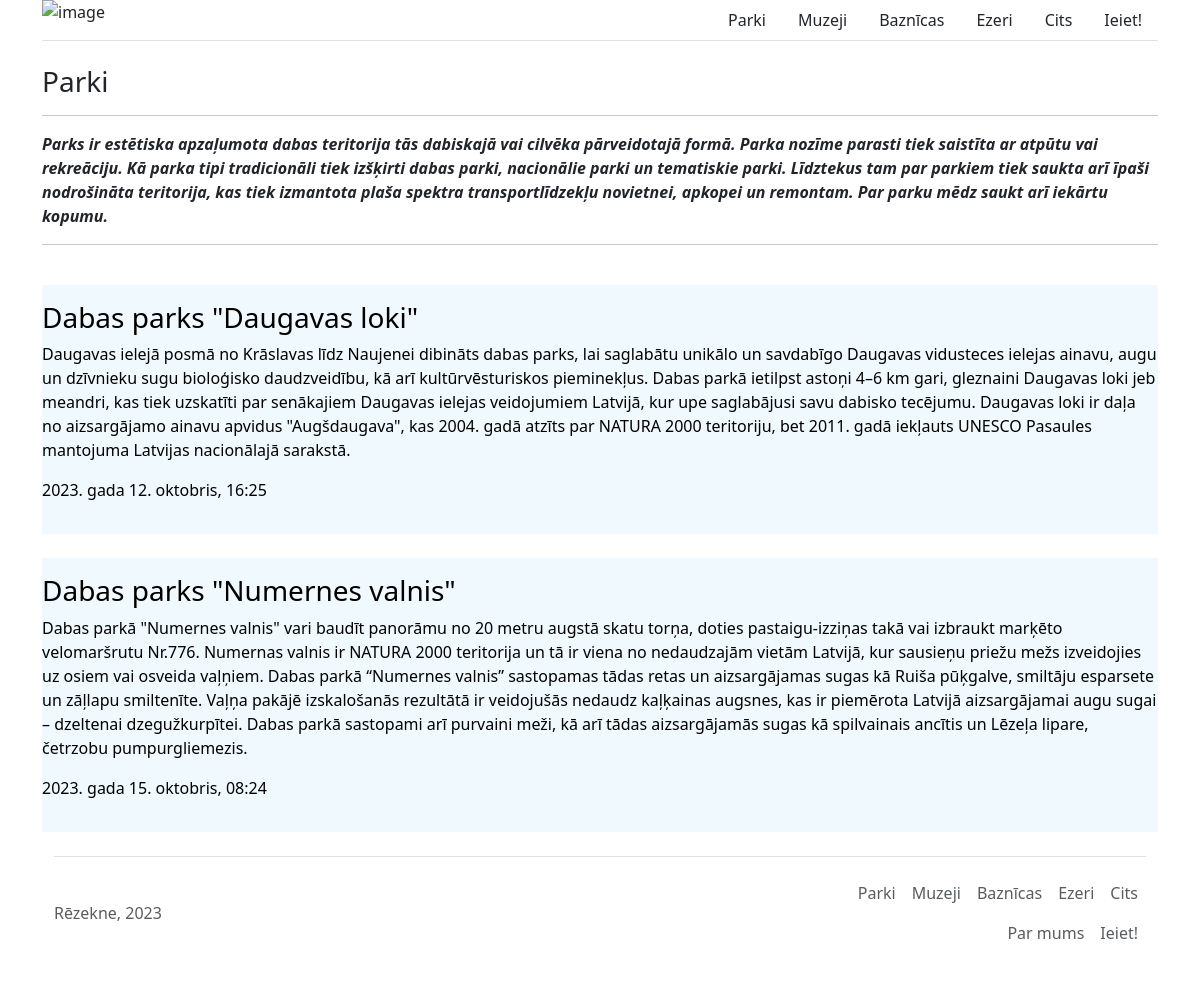
/parks/, run on the app's committed database.
### main/models.py (models this page shows, shortened)
class Category(models.Model):
   title = models.CharField(max_length=60)
   description = models.TextField(blank=True, null=True)
   class Meta:
        verbose_name_plural = "Categories"

class Article(models.Model):
    title = models.CharField(max_length=60)
    text = HTMLField()
    category = models.ForeignKey(Category, on_delete=models.CASCADE, blank=True, null=True)
    author = models.ForeignKey(User, on_delete=models.CASCADE, blank=True, null=True)
    pub_date = models.DateTimeField(auto_now_add=True, blank=True, null=True)

### main/views.py (the view)
# urls.py: path("parks/", views.parks_category, name="parks"),
def parks_category(request):
    category = Category.objects.get(title='Parki')
    articles = Article.objects.filter(category = category)
    return render(request, "parks.html", {"category": category, "articles": articles})

### main/template/parks.html (shortened to what this page needs)
{% extends 'base.html' %}
{% block content %}
    <h3>{{ category.title }}</h3>
    <hr>
    <p style="font-weight: bold; font-style: italic;">{{category.description}}</p>
    <hr><br>
    {% for article in articles %}
    <div class="article-item py-3 mb-4" style="background-color: rgb(240, 249, 253);">
     <a href="{% url 'article' article.id %}" class="article-link">
         <h3>{{ article.title }}</h3>
         <p>{{article.text|safe}}</p>
         <p>{{ article.pub_date }}</p>
     </a>
    </div>
     {% endfor %}
{% endblock content %}

### static/CSS/base.css (style rules this page uses)
body { margin: 0px; padding: 0px; }
.article-link { text-decoration: none; color: black; }

### data on the page
Category: title "Parki", description "Parks ir estētiska apzaļumota dabas teritorija tās dabiskajā vai cilvēka pārveidotajā formā. Parka nozīme parasti tiek saistīta ar atpūtu vai rekreāciju. Kā parka tipi tradicionāli tiek izšķirti dabas parki, nacionālie parki un tematiskie parki. Līdztekus tam par parkiem tiek saukta arī īpaši nodrošināta teritorija, kas tiek izmantota plaša spektra transportlīdzekļu novietnei, apkopei un remontam. Par parku mēdz saukt arī iekārtu kopumu."
Article: title "Dabas parks \"Daugavas loki\"", text "Daugavas ielejā posmā no Krāslavas līdz Naujenei dibināts dabas parks, lai saglabātu unikālo un savdabīgo Daugavas vidusteces ielejas ainavu, augu un dzīvnieku sugu bioloģisko daudzveidību, kā arī kultūrvēsturiskos pieminekļus. Dabas parkā ietilpst astoņi 4–6 km gari, gleznaini Daugavas loki jeb meandri, kas tiek uzskatīti par senākajiem Daugavas ielejas veidojumiem Latvijā, kur upe saglabājusi savu dabisko tecējumu. Daugavas loki ir daļa no aizsargājamo ainavu apvidus \"Augšdaugava\", kas 2004. gadā atzīts par NATURA 2000 teritoriju, bet 2011. gadā iekļauts UNESCO Pasaules mantojuma Latvijas nacionālajā sarakstā.", pub_date "2023. gada 12. oktobris, 16:25"
Article: title "Dabas parks \"Numernes valnis\"", text "Dabas parkā \"Numernes valnis\" vari baudīt panorāmu no 20 metru augstā skatu torņa, doties pastaigu-izziņas takā vai izbraukt marķēto velomaršrutu Nr.776. Numernas valnis ir NATURA 2000 teritorija un tā ir viena no nedaudzajām vietām Latvijā, kur sausieņu priežu mežs izveidojies uz osiem vai osveida vaļņiem. Dabas parkā “Numernes valnis” sastopamas tādas retas un aizsargājamas sugas kā Ruiša pūķgalve, smiltāju esparsete un zāļlapu smiltenīte. Vaļņa pakājē izskalošanās rezultātā ir veidojušās nedaudz kaļķainas augsnes, kas ir piemērota Latvijā aizsargājamai augu sugai – dzeltenai dzegužkurpītei. Dabas parkā sastopami arī purvaini meži, kā arī tādas aizsargājamās sugas kā spilvainais ancītis…", pub_date "2023. gada 15. oktobris, 08:24"
